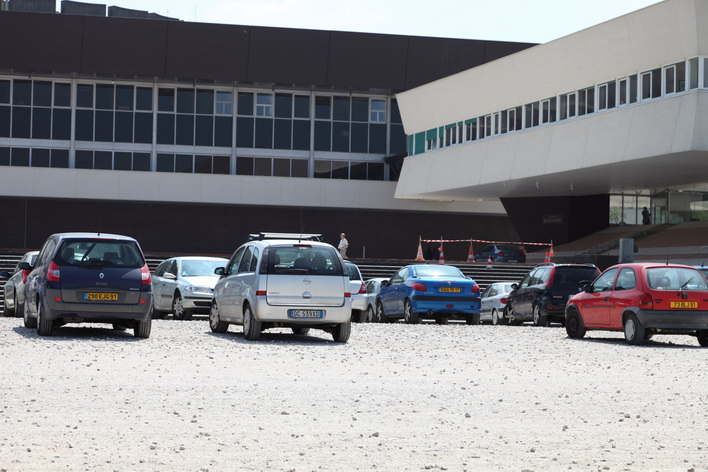
//> input picture pano2/IMG_0045.JPG, 708 x 472 px
$ ./homographie   (built with g++ and OpenCV 4)
//> lines starting //> are read from the running program, lines starting //| are printed output that depends on the picture
#include <opencv2/features2d.hpp>
#include <opencv2/imgcodecs.hpp>
#include <opencv2/opencv.hpp>
#include <vector>
#include <iostream>
#include <fstream>


using namespace std;
using namespace cv;

Mat float2byte(const Mat& If) {
	double minVal, maxVal;
	minMaxLoc(If, &minVal, &maxVal);
	Mat Ib;
	If.convertTo(Ib, CV_8U, 255.0 / (maxVal - minVal), -minVal * 255.0 / (maxVal - minVal));
	return Ib;
}

int main() {

	Mat A = imread("../IMG_0045.JPG");
//> A is the input picture: 472 rows x 708 cols, CV_8UC3; mean B, G, R 138.6, 134.7, 134.2
	Mat B = imread("../IMG_0046.JPG");
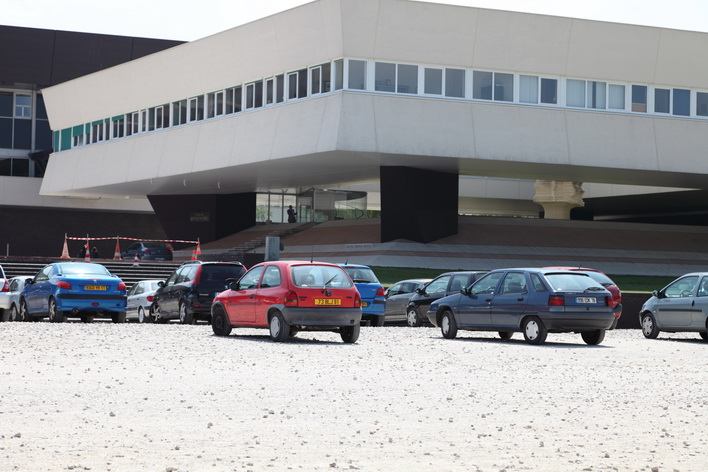
//> input picture pano2/IMG_0046.JPG, 708 x 472 px
//> B is the input picture: 472 rows x 708 cols, CV_8UC3; mean B, G, R 156.8, 154, 153.3
	imshow("A", A);
	imshow("B", B);

	waitKey(0);

	vector<KeyPoint> kpts1, kpts2;
	Mat desc1, desc2;

	Ptr<AKAZE> akaze = AKAZE::create();
	akaze->detectAndCompute(A, noArray(), kpts1, desc1);
//> kpts1 = 1296 keypoints; strongest (x, y, size): (338, 333, 16.1), (130, 331, 5.7), (503, 288, 11.4), (356, 315, 8.1)
	akaze->detectAndCompute(B, noArray(), kpts2, desc2);
//> kpts2 = 991 keypoints; strongest (x, y, size): (592, 338, 11.4), (349, 335, 11.4), (517, 335, 8.1), (149, 286, 11.4)

	Mat KA(A.rows, A.cols, CV_8U);
	Mat KB(B.rows, B.cols, CV_8U);

	drawKeypoints(A, kpts1, KA);
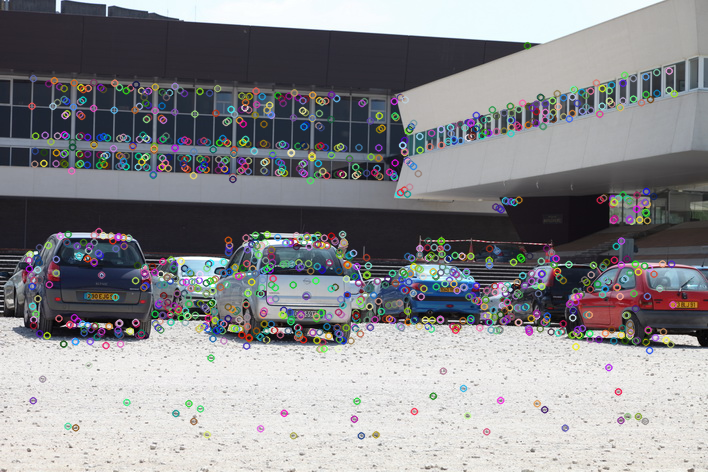
//> KA: 472 rows x 708 cols, CV_8UC3; mean B, G, R 140.3, 137, 136.9
	drawKeypoints(B, kpts2, KB);
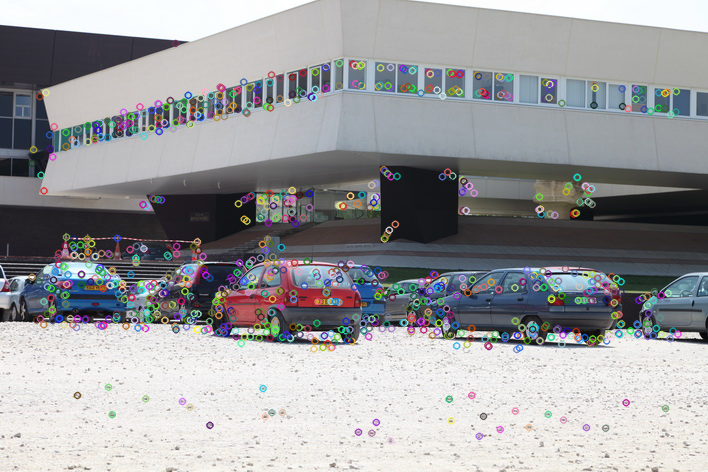
//> KB: 472 rows x 708 cols, CV_8UC3; mean B, G, R 157.4, 155, 154.5

	BFMatcher matcher(NORM_HAMMING);
	vector< vector<DMatch> > nn_matches;
	matcher.knnMatch(desc1, desc2, nn_matches, 1);
//> nn_matches = 1296 matches

	imshow("Key Points A", KA);
	imshow("Key Points B", KB);

	waitKey(0);

	Mat Matches(A.rows + B.rows, A.cols + B.cols, CV_8U);

	drawMatches(A, kpts1, B, kpts2, nn_matches, Matches);
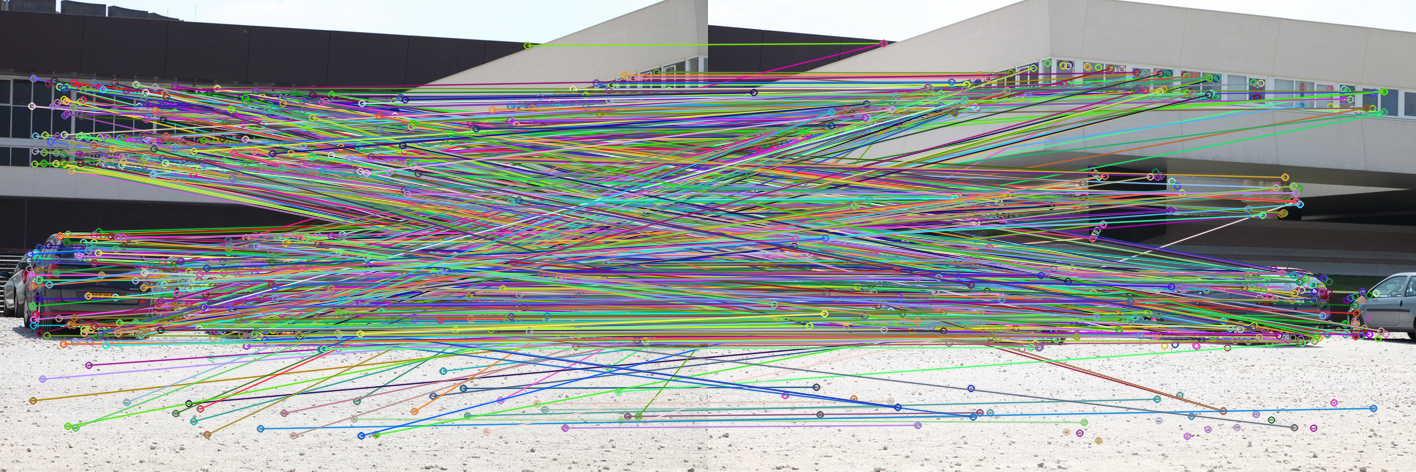
//> Matches: 472 rows x 1416 cols, CV_8UC3; mean B, G, R 152.3, 154.2, 150.2
	imshow("Matches", Matches);

	waitKey(0);

	vector<Point2f> mA;
	vector<Point2f> mB;

	for (int i = 0; i < nn_matches.size(); i++){
		mA.push_back(kpts1[nn_matches[i][0].queryIdx].pt);
		mB.push_back(kpts2[nn_matches[i][0].trainIdx].pt);
	}
//> after the loop, mA = 1296 Points (x, y), first 12: [668.8, 70.56], [32.91, 78.15], [48.23, 83.31], [622.5, 82.73], [119, 87], [130.2, 87.45], [601.9, 88.13], [179.8, 89.95], [668.7, 89.8], [199.4, 91.01], [581.2, 91.8], [673.9, 93.32]; mB = 1296 Points (x, y), first 12: [249.1, 87.26], [116.9, 237.7], [514.8, 410.7], [269.4, 82.37], [675.7, 91.09], [514.8, 410.7], [249.1, 87.26], [110, 285.1], [675.4, 111.5], [643.8, 109], [175.6, 103.5], [319.4, 93.93]

	double Seuil_Ransac = 10;

	Mat homography = findHomography(mA, mB, RANSAC, Seuil_Ransac);
//> homography = [[1.09, -0.00442, -387.5], [0.0326, 1.07, -20.25], [0.000122, 1.39e-05, 1]]

	vector<DMatch> inliers;

	for (int i = 0; i < nn_matches.size(); i++){
		if (nn_matches[i][0].distance < Seuil_Ransac)
			inliers.push_back(nn_matches[i][0]);
	}
//> after the loop, inliers = 77 matches

	Mat Inliers(A.rows + B.rows, A.cols + B.cols, CV_8U);
	drawMatches(A, kpts1, B, kpts2, inliers, Inliers);
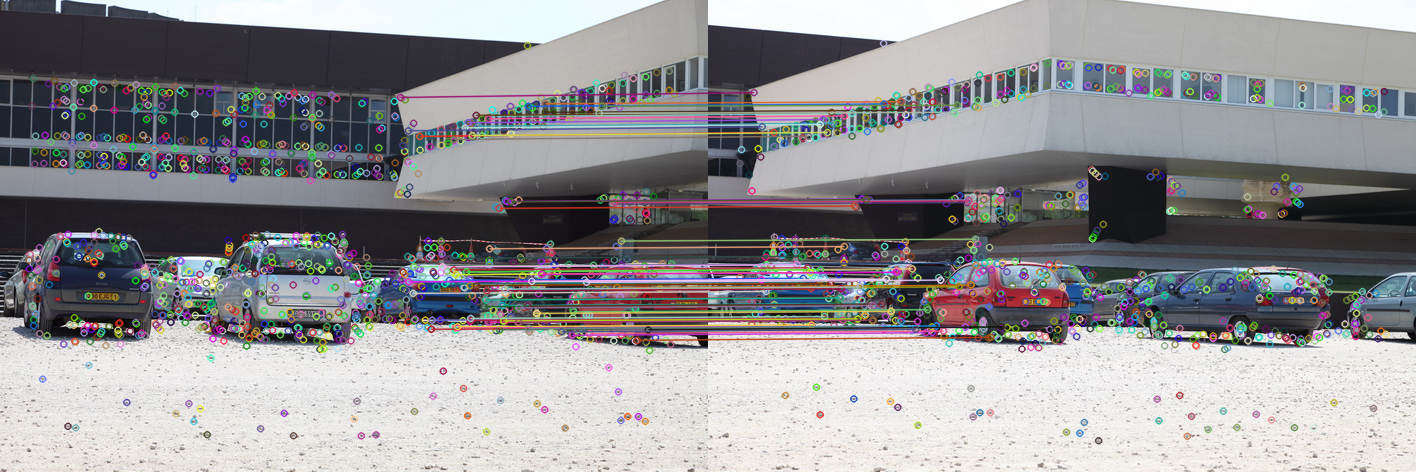
//> Inliers: 472 rows x 1416 cols, CV_8UC3; mean B, G, R 148.6, 146.2, 146.9
	imshow("Inliers", Inliers);
	waitKey(0);

	Mat transformed(B.rows, B.cols, CV_8U);
	warpPerspective(B, transformed, homography, transformed.size());
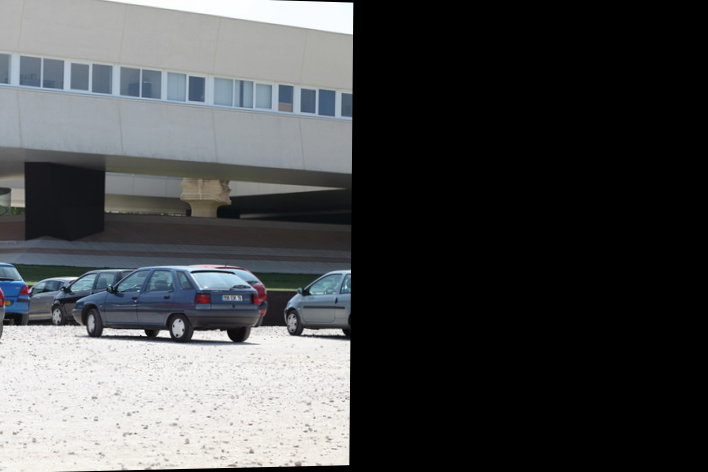
//> transformed: 472 rows x 708 cols, CV_8UC3; mean B, G, R 75.6, 74.4, 72.8


	Mat image;
	hconcat(A, transformed, image);
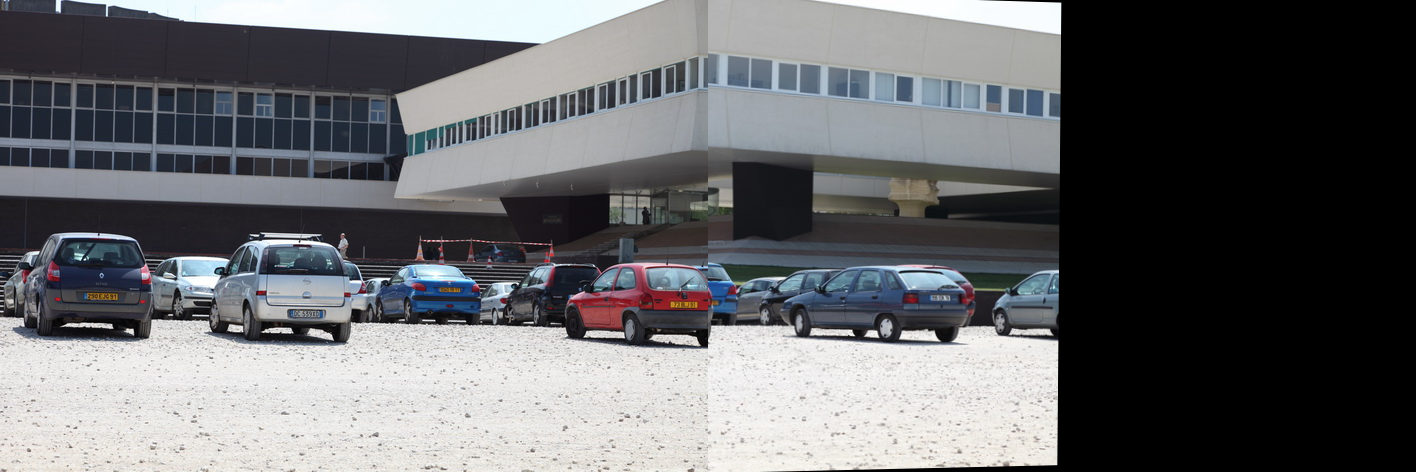
//> image: 472 rows x 1416 cols, CV_8UC3; mean B, G, R 107.1, 104.5, 103.5
	imshow("image", image);

	waitKey(0);
	return 0;
}
